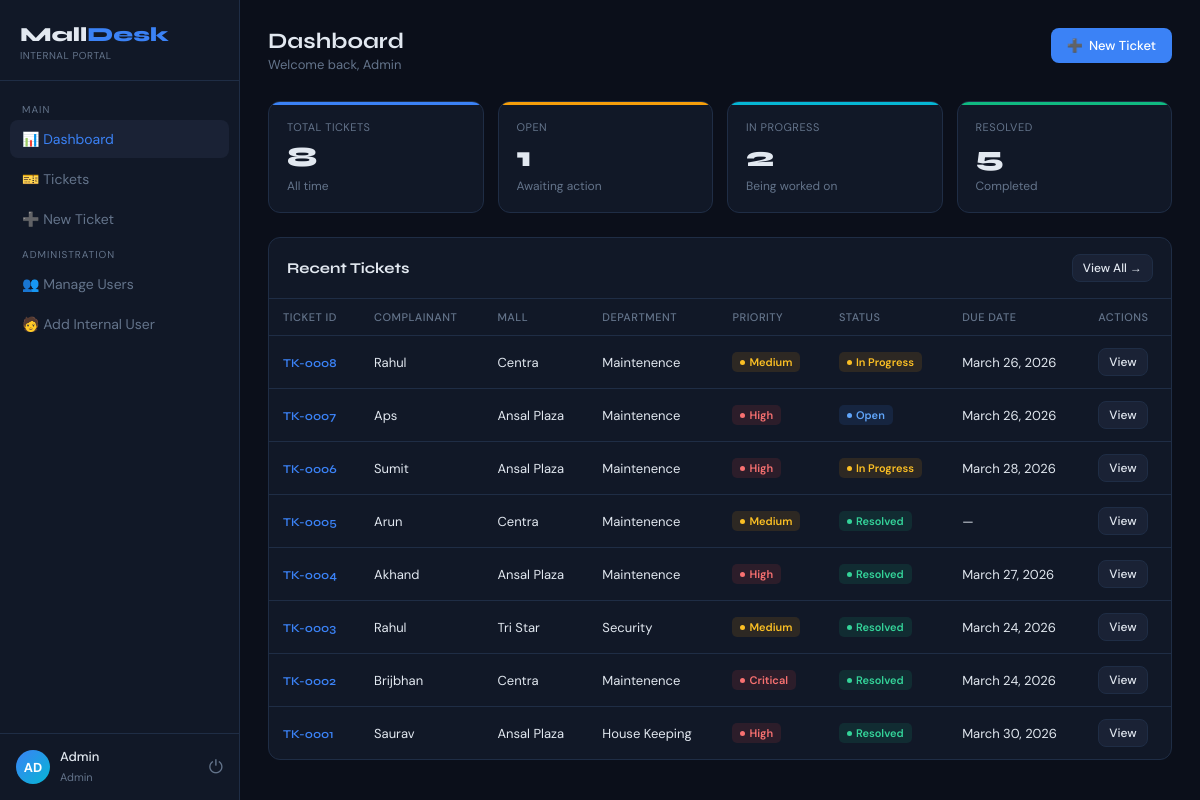
Screenshot of / (signed in) with the database file from the repository.
### accounts/models.py (models this page shows, shortened)
class User(AbstractBaseUser, PermissionsMixin):
    EXTERNAL = 'external'   # Customer / shop owner outside the company
    INTERNAL = 'internal'   # Employee assigned to handle tickets
    MANAGER  = 'manager'    # Can assign tickets, track tasks
    ADMIN    = 'admin'      # Full access, creates internal users
    ROLE_CHOICES = [
        (EXTERNAL, 'External User'),
        (INTERNAL, 'Internal User'),
        (MANAGER,  'Manager'),
        (ADMIN,    'Admin'),
    ]
    email           = models.EmailField(unique=True)
    full_name       = models.CharField(max_length=150)
    mobile          = models.CharField(max_length=20, blank=True)
    role            = models.CharField(max_length=20, choices=ROLE_CHOICES, default=EXTERNAL)
    business_name   = models.CharField(max_length=200, blank=True, help_text="Shop/Business name for external users")
    project         = models.ForeignKey(
        'tickets.Mall', null=True, blank=True,
        on_delete=models.SET_NULL, related_name='external_users'
    )
    department      = models.ForeignKey(
        'tickets.Department', null=True, blank=True,
        on_delete=models.SET_NULL, related_name='members'
    )
    designation     = models.ForeignKey(
        'tickets.Designation', null=True, blank=True,
        on_delete=models.SET_NULL, related_name='users'
    )
    is_active       = models.BooleanField(default=True)
    is_staff        = models.BooleanField(default=False)
    date_joined     = models.DateTimeField(auto_now_add=True)
    objects = UserManager()
    USERNAME_FIELD  = 'email'
    REQUIRED_FIELDS = ['full_name']
    class Meta:
        verbose_name = 'User'
        verbose_name_plural = 'Users'
        ordering = ['-date_joined']
    @property
    def is_external(self):
        return self.role == self.EXTERNAL
    @property
    def is_internal(self):
        return self.role in [self.INTERNAL, self.MANAGER, self.ADMIN]
    @property
    def is_manager_or_admin(self):
        return self.role in [self.MANAGER, self.ADMIN]

### tickets/models.py (models this page shows, shortened)
class Ticket(models.Model):
    COMPLAINT  = 'complaint'
    REQUEST    = 'request'
    FEEDBACK   = 'feedback'
    MAINTENANCE = 'maintenance'
    TYPE_CHOICES = [
        (COMPLAINT,   'Complaint'),
        (REQUEST,     'Request'),
        (FEEDBACK,    'Feedback'),
        (MAINTENANCE, 'Maintenance'),
    ]
    OPEN       = 'open'
    IN_PROGRESS = 'in_progress'
    RESOLVED   = 'resolved'
    CLOSED     = 'closed'
    STATUS_CHOICES = [
        (OPEN,        'Open'),
        (IN_PROGRESS, 'In Progress'),
        (RESOLVED,    'Resolved'),
        (CLOSED,      'Closed'),
    ]
    LOW      = 'low'
    MEDIUM   = 'medium'
    HIGH     = 'high'
    CRITICAL = 'critical'
    PRIORITY_CHOICES = [
        (LOW,      'Low'),
        (MEDIUM,   'Medium'),
        (HIGH,     'High'),
        (CRITICAL, 'Critical'),
    ]
    ticket_id           = models.CharField(max_length=20, unique=True, editable=False)
    shop                = models.ForeignKey('Shop', on_delete=models.SET_NULL, null=True, blank=True, related_name='tickets')
    complainant_name    = models.CharField(max_length=200)
    complainant_company = models.CharField(max_length=200, blank=True)
    complainant_address = models.TextField(blank=True)
    mall                = models.ForeignKey(Mall, on_delete=models.PROTECT, related_name='tickets')
    ticket_type         = models.CharField(max_length=20, choices=TYPE_CHOICES, default=COMPLAINT)
    ticket_status       = models.CharField(max_length=20, choices=STATUS_CHOICES, default=OPEN)
    department          = models.ForeignKey(Department, on_delete=models.PROTECT, related_name='tickets')
    sub_category        = models.ForeignKey(SubCategory, on_delete=models.SET_NULL, null=True, blank=True, related_name='tickets')
    priority            = models.CharField(max_length=10, choices=PRIORITY_CHOICES, default=MEDIUM)
    complaint_description = models.TextField()
    resolution          = models.TextField(blank=True)
    created_by          = models.ForeignKey(settings.AUTH_USER_MODEL, on_delete=models.SET_NULL, null=True,
                                            related_name='created_tickets')
    assigned_to         = models.ForeignKey(settings.AUTH_USER_MODEL, on_delete=models.SET_NULL, null=True, blank=True,
                                            related_name='assigned_tickets')
    escalated           = models.BooleanField(default=False)
    escalated_at        = models.DateTimeField(null=True, blank=True)
    escalated_from      = models.ForeignKey(settings.AUTH_USER_MODEL, on_delete=models.SET_NULL, null=True, blank=True,
                                            related_name='escalated_tickets')
    escalation_count    = models.PositiveIntegerField(default=0)
    created_at          = models.DateTimeField(auto_now_add=True)
    due_date            = models.DateField(null=True, blank=True)
    resolved_on         = models.DateTimeField(null=True, blank=True)
    class Meta:
        ordering = ['-created_at']
    @property
    def is_overdue(self):
        if self.due_date and self.ticket_status not in [self.RESOLVED, self.CLOSED]:
            return timezone.now().date() > self.due_date
        return False

class Mall(models.Model):
    name       = models.CharField(max_length=200)
    location   = models.CharField(max_length=300)
    is_active  = models.BooleanField(default=True)
    created_at = models.DateTimeField(auto_now_add=True)
    class Meta:
        ordering = ['name']

class Department(models.Model):
    mall       = models.ForeignKey(Mall, on_delete=models.CASCADE, related_name='departments', null=True, blank=True,
                                   help_text="Leave blank to apply to all malls")
    name       = models.CharField(max_length=150)
    is_active  = models.BooleanField(default=True)
    class Meta:
        ordering = ['name']

### tickets/views.py (the view)
# urls.py: path('',             views.dashboard,       name='dashboard'),
@login_required
def dashboard(request):
    user = request.user
    if user.is_external:
        tickets = Ticket.objects.filter(created_by=user)
    else:
        tickets = Ticket.objects.all()
    context = {
        'total':       tickets.count(),
        'open':        tickets.filter(ticket_status=Ticket.OPEN).count(),
        'in_progress': tickets.filter(ticket_status=Ticket.IN_PROGRESS).count(),
        'resolved':    tickets.filter(ticket_status=Ticket.RESOLVED).count(),
        'recent':      tickets[:10],
    }
    return render(request, 'tickets/dashboard.html', context)

### templates/tickets/dashboard.html (shortened to what this page needs)
{% extends 'base.html' %}
{% block content %}
<div class="topbar">
  <div>
    <h2>Dashboard</h2>
    <div class="sub">Welcome back, {{ user.full_name }}</div>
  </div>
  <div class="topbar-actions"><a href="{% url 'ticket_create' %}" class="btn btn-primary">➕ <span>New Ticket</span></a></div>
</div>
<div class="stats-grid">
  <div class="stat-card blue">
    <div class="stat-label">Total Tickets</div>
    <div class="stat-value">{{ total }}</div>
    <div class="stat-sub">All time</div>
  </div>
  <div class="stat-card amber">
    <div class="stat-label">Open</div>
    <div class="stat-value">{{ open }}</div>
    <div class="stat-sub">Awaiting action</div>
  </div>
  <div class="stat-card cyan">
    <div class="stat-label">In Progress</div>
    <div class="stat-value">{{ in_progress }}</div>
    <div class="stat-sub">Being worked on</div>
  </div>
  <div class="stat-card green">
    <div class="stat-label">Resolved</div>
    <div class="stat-value">{{ resolved }}</div>
    <div class="stat-sub">Completed</div>
  </div>
</div>
<div class="card">
  <div class="card-header">
    <h3>Recent Tickets</h3>
    <a href="{% url 'ticket_list' %}" class="btn btn-ghost btn-sm">View All →</a>
  </div>
  <table>
    <thead>
      <tr>
        <th>Ticket ID</th>
        <th>Complainant</th>
        <th>Mall</th>
        <th>Department</th>
        <th>Priority</th>
        <th>Status</th>
        <th>Due Date</th>
        <th>Actions</th>
      </tr>
    </thead>
    <tbody>
      {% for ticket in recent %}
      <tr>
        <td><span class="ticket-id">{{ ticket.ticket_id }}</span></td>
        <td>{{ ticket.complainant_name }}</td>
        <td>{{ ticket.mall.name }}</td>
        <td>{{ ticket.department.name }}</td>
        <td><span class="badge badge-{{ ticket.priority }}"><span class="dot"></span>{{ ticket.get_priority_display }}</span></td>
        <td><span class="badge badge-{{ ticket.ticket_status }}"><span class="dot"></span>{{ ticket.get_ticket_status_display }}</span></td>
        <td class="{% if ticket.is_overdue %}overdue{% endif %}">
          {{ ticket.due_date|default:"—" }}{% if ticket.is_overdue %} ⚠{% endif %}
        </td>
        <td>
          <div style="display:flex;gap:6px;">
            <a href="{% url 'ticket_detail' ticket.pk %}" class="btn btn-ghost btn-sm">View</a>
          </div>
        </td>
      </tr>
      {% empty %}
      <tr><td colspan="8" style="text-align:center;color:var(--muted);padding:32px;">No tickets yet. <a href="{% url 'ticket_create' %}" style="color:var(--accent);">Create one →</a></td></tr>
      {% endfor %}
    </tbody>
  </table>
</div>
{% endblock %}

### templates/base.html (shortened to what this page needs)
<!DOCTYPE html>
<html lang="en">
<head>
</head>
<body>
{% if user.is_authenticated %}
<div class="sidebar" id="sidebar">
  <div class="logo">
    <div class="logo-text">
      <h1>Mall<span>Desk</span></h1>
      <p>{% if user.is_internal %}Internal Portal{% else %}Customer Portal{% endif %}</p>
    </div>
  </div>
  <nav class="nav">
    <div class="nav-section">Main</div>
    <a href="{% url 'dashboard' %}" onclick="closeSidebar()" {% if request.resolver_match.url_name == 'dashboard' %}class="active"{% endif %}>📊 Dashboard</a>
    <a href="{% url 'ticket_list' %}" onclick="closeSidebar()" {% if 'ticket' in request.resolver_match.url_name %}class="active"{% endif %}>🎫 Tickets</a>
    <a href="{% url 'ticket_create' %}" onclick="closeSidebar()">➕ New Ticket</a>
    {% if user.is_manager_or_admin %}
    <div class="nav-section">Administration</div>
    <a href="{% url 'user_list' %}" onclick="closeSidebar()">👥 Manage Users</a>
    <a href="{% url 'create_internal_user' %}" onclick="closeSidebar()">🧑 Add Internal User</a>
    {% endif %}
  </nav>
  <div class="sidebar-user">
    <div class="avatar">{{ user.full_name|slice:":2"|upper }}</div>
    <div class="info">
      <p>{{ user.full_name|truncatechars:16 }}</p>
      <span>{{ user.get_role_display }}</span>
    </div>
    <a href="{% url 'logout' %}" style="background:none;border:none;color:var(--muted);cursor:pointer;margin-left:auto;font-size:18px;text-decoration:none;" title="Logout">⏻</a>
  </div>
</div>
<div class="main">
  {% block content %}{% endblock %}
</div>
{% else %}
{% block auth_content %}{% endblock %}
{% block public_content %}{% endblock %}
{% endif %}
</body>
</html>

### rows the page displays
User: full_name "AD", full_name "Admin", role "Admin"
Ticket: ticket_id "TK-0008", complainant_name "Rahul", mall.name "Centra", department.name "Maintenence", priority "Medium", ticket_status "In Progress", due_date "March 26, 2026"
Ticket: ticket_id "TK-0007", complainant_name "Aps", mall.name "Ansal Plaza", department.name "Maintenence", priority "High", ticket_status "Open", due_date "March 26, 2026"
Ticket: ticket_id "TK-0006", complainant_name "Sumit", mall.name "Ansal Plaza", department.name "Maintenence", priority "High", ticket_status "In Progress", due_date "March 28, 2026"
Ticket: ticket_id "TK-0005", complainant_name "Arun", mall.name "Centra", department.name "Maintenence", priority "Medium", ticket_status "Resolved", due_date "—"
Ticket: ticket_id "TK-0004", complainant_name "Akhand", mall.name "Ansal Plaza", department.name "Maintenence", priority "High", ticket_status "Resolved", due_date "March 27, 2026"
Ticket: ticket_id "TK-0003", complainant_name "Rahul", mall.name "Tri Star", department.name "Security", priority "Medium", ticket_status "Resolved", due_date "March 24, 2026"
Ticket: ticket_id "TK-0002", complainant_name "Brijbhan", mall.name "Centra", department.name "Maintenence", priority "Critical", ticket_status "Resolved", due_date "March 24, 2026"
Ticket: ticket_id "TK-0001", complainant_name "Saurav", mall.name "Ansal Plaza", department.name "House Keeping", priority "High", ticket_status "Resolved", due_date "March 30, 2026"

### other values shown
{{ total }} "8"
{{ open }} "1"
{{ in_progress }} "2"
{{ resolved }} "5"
